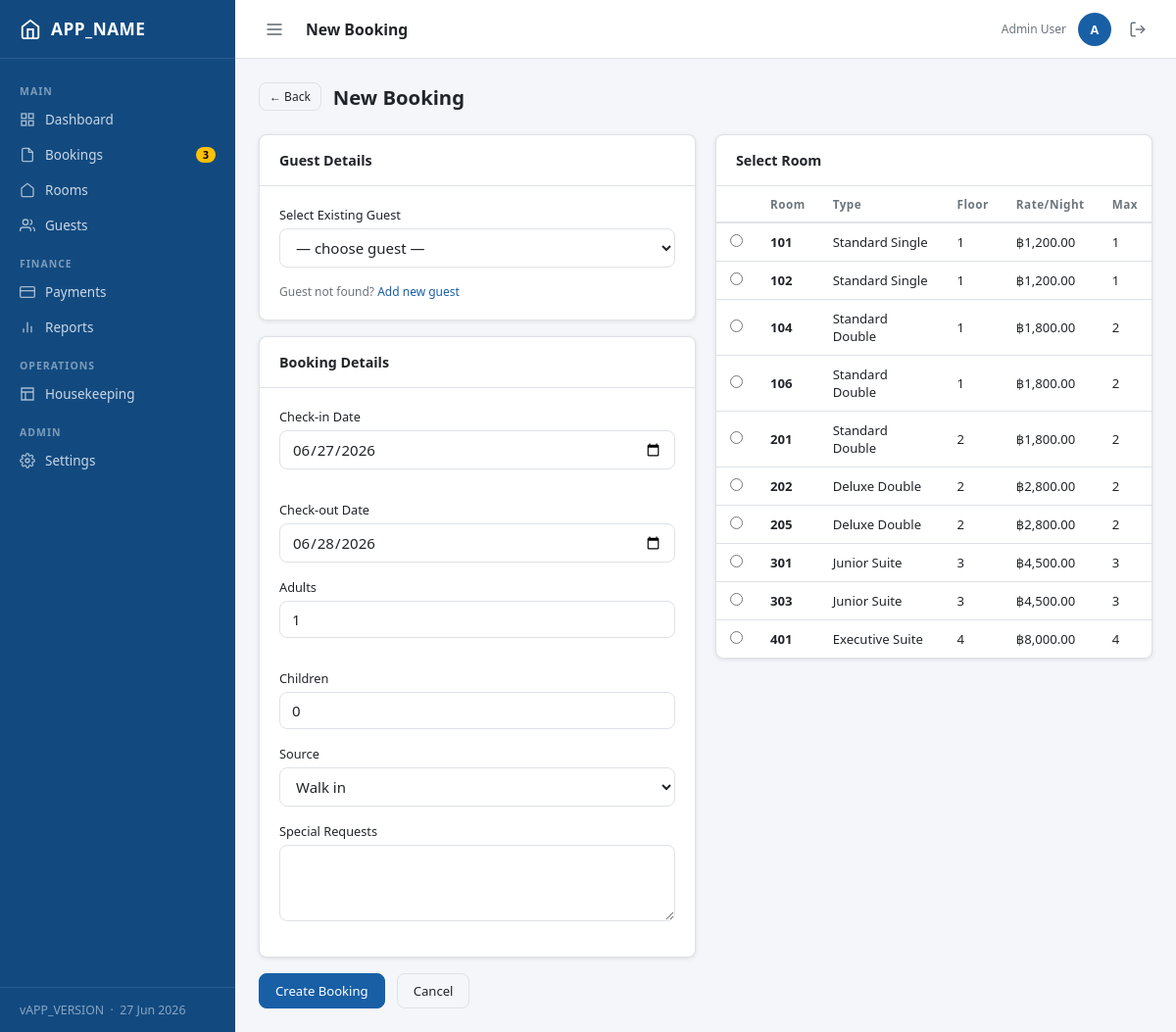
Screenshot of /modules/bookings/create.php (signed in) with the database file from the repository.
### tables this page shows
CREATE TABLE rooms (
    id              INT UNSIGNED AUTO_INCREMENT PRIMARY KEY,
    room_number     VARCHAR(10) NOT NULL UNIQUE,
    room_type_id    INT UNSIGNED NOT NULL,
    floor           TINYINT UNSIGNED NOT NULL DEFAULT 1,
    status          ENUM('available','occupied','cleaning','maintenance','out_of_order') NOT NULL DEFAULT 'available',
    notes           TEXT NULL,
    created_at      DATETIME NOT NULL DEFAULT CURRENT_TIMESTAMP,
    updated_at      DATETIME NOT NULL DEFAULT CURRENT_TIMESTAMP ON UPDATE CURRENT_TIMESTAMP,
    CONSTRAINT fk_rooms_type FOREIGN KEY (room_type_id) REFERENCES room_types(id)
);

CREATE TABLE room_types (
    id              INT UNSIGNED AUTO_INCREMENT PRIMARY KEY,
    name            VARCHAR(80) NOT NULL,
    description     TEXT NULL,
    base_price      DECIMAL(10,2) NOT NULL DEFAULT 0.00,
    max_occupancy   TINYINT UNSIGNED NOT NULL DEFAULT 2,
    amenities       JSON NULL,
    created_at      DATETIME NOT NULL DEFAULT CURRENT_TIMESTAMP
);

### core/helpers.php (called while the page is built, shortened)
<?php
function e(mixed $val): string {
    return htmlspecialchars((string)$val, ENT_QUOTES | ENT_SUBSTITUTE, 'UTF-8');
}
function formatMoney(float $amount, string $symbol = '฿'): string {
    return $symbol . number_format($amount, 2);
}

### core/Database.php (called while the page is built, shortened)
<?php
class Database {
    private static ?PDO $instance = null;
    public static function getInstance(): PDO {
        if (self::$instance === null) {
            $dsn = sprintf('mysql:host=%s;dbname=%s;charset=%s', DB_HOST, DB_NAME, DB_CHARSET);
            self::$instance = new PDO($dsn, DB_USER, DB_PASS, [
                PDO::ATTR_ERRMODE            => PDO::ERRMODE_EXCEPTION,
                PDO::ATTR_DEFAULT_FETCH_MODE => PDO::FETCH_ASSOC,
                PDO::ATTR_EMULATE_PREPARES   => false,
            ]);
        }
        return self::$instance;
    }
    public static function query(string $sql, array $params = []): array {
        $stmt = self::getInstance()->prepare($sql);
        $stmt->execute($params);
        return $stmt->fetchAll();
    }
}

### modules/bookings/create.php (the view, shortened to what this page needs)
<?php
require_once __DIR__ . '/../../includes/header.php';
$rooms = Database::query("
    SELECT r.*, rt.name AS type_name, rt.base_price, rt.max_occupancy
    FROM rooms r JOIN room_types rt ON rt.id=r.room_type_id
    WHERE r.status='available'
    ORDER BY r.room_number");
$values = [
    'guest_id'         => '',
    'room_id'          => '',
    'check_in'         => date('Y-m-d'),
    'check_out'        => date('Y-m-d', strtotime('+1 day')),
    'adults'           => 1,
    'children'         => 0,
    'source'           => 'walk_in',
    'special_requests' => '',
];
?>
<div class="page-header">
  <a href="./" class="btn btn-ghost btn-sm">← Back</a>
  <h1>New Booking</h1>
</div>
<form method="post">
  <div class="grid-2">
    <div>
      <div class="card mb-16">
        <div class="card-header"><span class="card-title">Guest Details</span></div>
        <div class="card-body">
          <div class="form-group">
            <label class="form-label">Select Existing Guest</label>
            <select name="guest_id" class="form-control">
              <option value="">— choose guest —</option>
            </select>
          </div>
          <div class="text-sm text-muted">
            Guest not found? <a href="<?= BASE_URL ?>/modules/guests/create.php?return=booking">Add new guest</a>
          </div>
        </div>
      </div>
      <div class="card mb-16">
        <div class="card-header"><span class="card-title">Booking Details</span></div>
        <div class="card-body">
          <div class="form-row">
            <div class="form-group">
              <label class="form-label">Check-in Date</label>
              <input id="check_in" name="check_in" type="date" class="form-control" value="<?= e($values['check_in']) ?>" required min="<?= date('Y-m-d') ?>">
            </div>
            <div class="form-group">
              <label class="form-label">Check-out Date</label>
              <input id="check_out" name="check_out" type="date" class="form-control" value="<?= e($values['check_out']) ?>" required min="<?= date('Y-m-d', strtotime('+1 day')) ?>">
            </div>
          </div>
          <div class="form-row">
            <div class="form-group">
              <label class="form-label">Adults</label>
              <input name="adults" type="number" class="form-control" value="<?= (int)$values['adults'] ?>" min="1" max="10">
            </div>
            <div class="form-group">
              <label class="form-label">Children</label>
              <input name="children" type="number" class="form-control" value="<?= (int)$values['children'] ?>" min="0" max="10">
            </div>
          </div>
          <div class="form-group">
            <label class="form-label">Source</label>
            <select name="source" class="form-control">
              <?php foreach (['walk_in','phone','online','agent'] as $s): ?>
                <option value="<?= $s ?>" <?= $values['source']===$s?'selected':'' ?>><?= ucfirst(str_replace('_',' ',$s)) ?></option>
              <?php endforeach; ?>
            </select>
          </div>
          <div class="form-group">
            <label class="form-label">Special Requests</label>
            <textarea name="special_requests" class="form-control" rows="3"><?= e($values['special_requests']) ?></textarea>
          </div>
        </div>
      </div>
    </div>
    <div>
      <div class="card mb-16">
        <div class="card-header"><span class="card-title">Select Room</span></div>
        <div class="card-body" style="padding:0">
          <div class="table-wrap">
            <table>
              <thead><tr><th></th><th>Room</th><th>Type</th><th>Floor</th><th>Rate/Night</th><th>Max</th></tr></thead>
              <tbody>
              <?php if (empty($rooms)): ?>
                <tr><td colspan="6" class="text-center text-muted" style="padding:20px">No available rooms</td></tr>
              <?php else: ?>
              <?php foreach ($rooms as $rm): ?>
                <tr>
                  <td><input type="radio" name="room_id" value="<?= $rm['id'] ?>" <?= $values['room_id']==$rm['id']?'checked':'' ?> required></td>
                  <td><strong><?= e($rm['room_number']) ?></strong></td>
                  <td><?= e($rm['type_name']) ?></td>
                  <td><?= $rm['floor'] ?></td>
                  <td><?= formatMoney((float)$rm['base_price']) ?></td>
                  <td><?= $rm['max_occupancy'] ?></td>
                </tr>
              <?php endforeach; ?>
              <?php endif; ?>
              </tbody>
            </table>
          </div>
        </div>
      </div>
    </div>
  </div>
  <div class="d-flex gap-12">
    <button type="submit" class="btn btn-primary">Create Booking</button>
    <a href="./" class="btn btn-ghost">Cancel</a>
  </div>
</form>
<?php include __DIR__ . '/../../includes/footer.php'; ?>

### assets/css/app.css (style rules this page uses)
:root { --primary: #185FA5; --primary-dark: #124a80; --primary-light: #e8f1fb; --success: #28a745; --warning: #ffc107; --danger: #dc3545; --info: #17a2b8; --secondary: #6c757d; --dark: #343a40; --bg: #f4f6f9; --surface: #ffffff; --border: #dee2e6; --text: #212529; --text-muted: #6c757d; --sidebar-w: 240px; --header-h: 60px; --radius: 8px; --shadow: 0 1px 4px rgba(0,0,0,.10); --shadow-md: 0 4px 12px rgba(0,0,0,.12); }
*, *::before, *::after { box-sizing: border-box; margin: 0; padding: 0; }
html { font-size: 15px; }
body { font-family: 'Segoe UI', system-ui, sans-serif; background: var(--bg); color: var(--text); min-height: 100vh; }
a { color: var(--primary); text-decoration: none; }
button, input, select, textarea { font-family: inherit; font-size: inherit; }
.nav-item svg { flex-shrink: 0; opacity: .8; }
.card { background: var(--surface); border-radius: var(--radius); box-shadow: var(--shadow); border: 1px solid var(--border); }
.card-header { padding: 16px 20px; border-bottom: 1px solid var(--border); display: flex; align-items: center; gap: 10px; }
.card-title { font-size: .95rem; font-weight: 600; flex: 1; }
.card-body { padding: 20px; }
.table-wrap { overflow-x: auto; }
table { width: 100%; border-collapse: collapse; font-size: .875rem; }
thead th { padding: 10px 14px; text-align: left; font-weight: 600; font-size: .78rem; letter-spacing: .5px; color: var(--text-muted); border-bottom: 2px solid var(--border); white-space: nowrap; }
tbody tr { border-bottom: 1px solid var(--border); transition: background .1s; }
tbody tr:last-child { border-bottom: none; }
td { padding: 10px 14px; vertical-align: middle; }
.btn { display: inline-flex; align-items: center; gap: 6px; padding: 8px 16px; border-radius: var(--radius); font-size: .875rem; font-weight: 500; border: 1px solid transparent; cursor: pointer; transition: background .15s, border-color .15s, box-shadow .15s; white-space: nowrap; text-decoration: none; }
.btn-sm { padding: 5px 10px; font-size: .8rem; }
.btn-primary { background: var(--primary); color: #fff; border-color: var(--primary); }
.btn-ghost { background: transparent; border-color: var(--border); color: var(--text); }
.form-group { margin-bottom: 16px; }
.form-label { display: block; font-size: .85rem; font-weight: 500; margin-bottom: 5px; }
.form-control { display: block; width: 100%; padding: 8px 12px; border: 1px solid var(--border); border-radius: var(--radius); background: var(--surface); color: var(--text); transition: border-color .15s, box-shadow .15s; }
.form-row { display: grid; grid-template-columns: repeat(auto-fill, minmax(200px,1fr)); gap: 16px; }
.grid-2 { display: grid; grid-template-columns: 1fr 1fr; gap: 20px; }
.page-header { display: flex; align-items: center; gap: 12px; margin-bottom: 24px; flex-wrap: wrap; }
.page-header h1 { font-size: 1.35rem; font-weight: 700; flex: 1; }
.text-muted { color: var(--text-muted) !important; }
.text-sm { font-size: .8rem; }
.d-flex { display: flex; }
.gap-12 { gap: 12px; }
.mb-16 { margin-bottom: 16px; }

### rows the page displays
rooms: room_number "101", room_type.name "Standard Single", floor "1", room_type.base_price "฿1,200.00", room_type.max_occupancy "1"
rooms: room_number "102", room_type.name "Standard Single", floor "1", room_type.base_price "฿1,200.00", room_type.max_occupancy "1"
rooms: room_number "104", room_type.name "Standard Double", floor "1", room_type.base_price "฿1,800.00", room_type.max_occupancy "2"
rooms: room_number "106", room_type.name "Standard Double", floor "1", room_type.base_price "฿1,800.00", room_type.max_occupancy "2"
rooms: room_number "201", room_type.name "Standard Double", floor "2", room_type.base_price "฿1,800.00", room_type.max_occupancy "2"
rooms: room_number "202", room_type.name "Deluxe Double", floor "2", room_type.base_price "฿2,800.00", room_type.max_occupancy "2"
rooms: room_number "205", room_type.name "Deluxe Double", floor "2", room_type.base_price "฿2,800.00", room_type.max_occupancy "2"
rooms: room_number "301", room_type.name "Junior Suite", floor "3", room_type.base_price "฿4,500.00", room_type.max_occupancy "3"
rooms: room_number "303", room_type.name "Junior Suite", floor "3", room_type.base_price "฿4,500.00", room_type.max_occupancy "3"
rooms: room_number "401", room_type.name "Executive Suite", floor "4", room_type.base_price "฿8,000.00", room_type.max_occupancy "4"

### other values shown
APP_NAME "APP_NAME"
$label "Dashboard Bookings Rooms Guests Payments Reports Housekeeping Settings"
$badge "3"
APP_VERSION "APP_VERSION"
$pageTitle "New Booking"
$user['name'] "Admin User"
substr($user['name'],0,1) "A"
form field source "Walk in"
